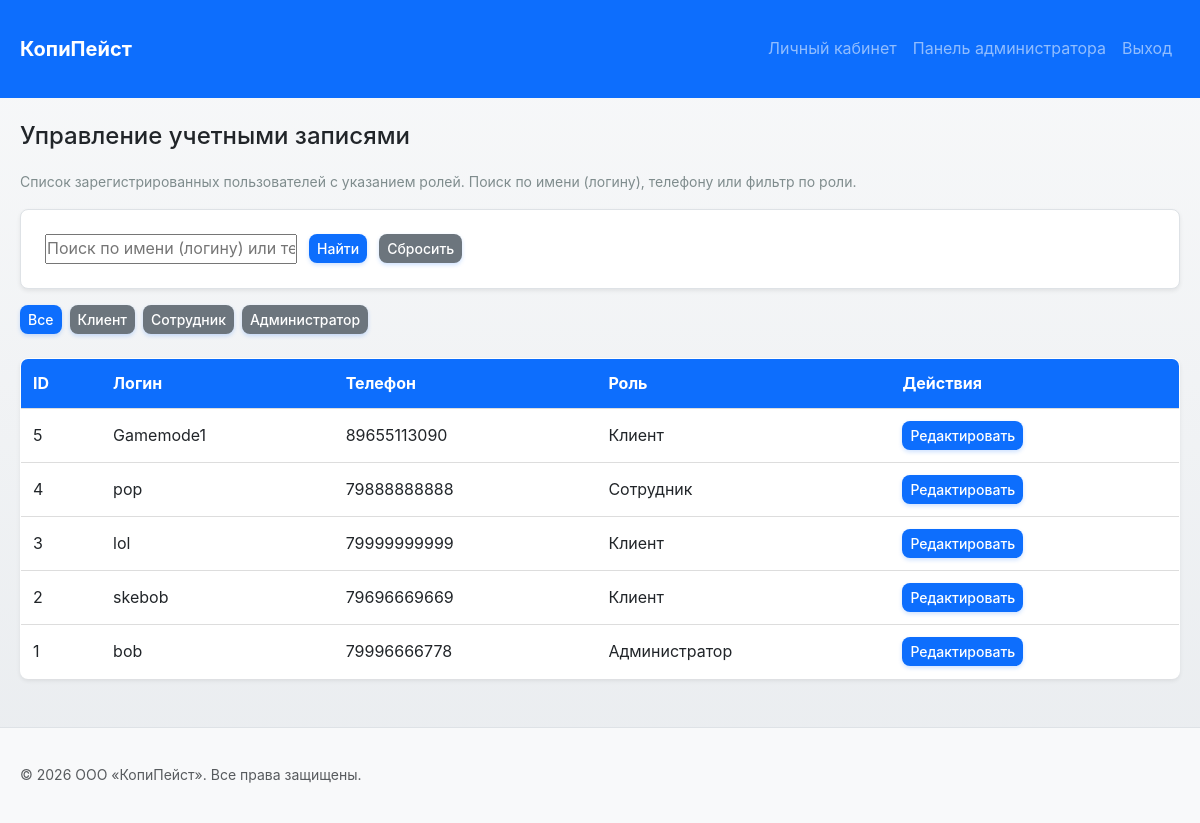
The app's page /admin/users.php (signed in) with its own data.
### tables this page shows
CREATE TABLE `role_` (
  `role_id` int NOT NULL,
  `role_name` varchar(50) NOT NULL
);

CREATE TABLE `user_` (
  `id_user` int NOT NULL,
  `login` varchar(30) NOT NULL,
  `password` varchar(255) NOT NULL,
  `phone_number` varchar(11) NOT NULL,
  `role_id` int NOT NULL,
  `location_id` int DEFAULT NULL COMMENT 'ID закрепленного копицентра для сотрудника'
);

### admin/users.php (the view, shortened to what this page needs)
<?php
require_once __DIR__ . '/../function/connect.php';
$roleFilter = $_GET['role'] ?? null;
$searchQuery = trim($_GET['search'] ?? '');
$where = [];
$params = [];
$whereClause = $where ? "WHERE " . implode(" AND ", $where) : "";
$sql = "SELECT u.*, r.role_name FROM user_ u
        JOIN role_ r ON u.role_id = r.role_id
        $whereClause
        ORDER BY u.id_user DESC";
$stmt = $pdo->prepare($sql);
$stmt->execute($params);
$users = $stmt->fetchAll();
$roles = $pdo->query("SELECT * FROM role_ ORDER BY role_id")->fetchAll();
require_once __DIR__ . '/../function/layout_start.php';
?>
        <h2>Управление учетными записями</h2>
        <p class="form-hint">Список зарегистрированных пользователей с указанием ролей. Поиск по имени (логину), телефону или фильтр по роли.</p>
        <form method="GET" class="filters-form" style="display:flex;flex-wrap:wrap;align-items:center;gap:0.75rem;margin-bottom:1rem;">
            <input type="text" name="search" placeholder="Поиск по имени (логину) или телефону" value="<?= htmlspecialchars($searchQuery) ?>" style="max-width:260px;">
            <button type="submit" class="btn btn-sm btn-primary">Найти</button>
            <a href="users.php" class="btn btn-sm btn-secondary">Сбросить</a>
        </form>
        <div class="filters">
            <a href="users.php<?= $searchQuery ? '?search=' . rawurlencode($searchQuery) : '' ?>" class="btn btn-sm <?= ($roleFilter === null || $roleFilter === '') ? 'btn-primary' : 'btn-secondary' ?>">Все</a>
            <?php foreach($roles as $role): ?>
                <a href="users.php?role=<?= $role['role_id'] ?><?= $searchQuery ? '&search=' . rawurlencode($searchQuery) : '' ?>" class="btn btn-sm <?= $roleFilter == $role['role_id'] ? 'btn-primary' : 'btn-secondary' ?>">
                    <?= htmlspecialchars($role['role_name']) ?>
                </a>
            <?php endforeach; ?>
        </div>
        <table class="data-table">
            <thead>
                <tr>
                    <th>ID</th>
                    <th>Логин</th>
                    <th>Телефон</th>
                    <th>Роль</th>
                    <th>Действия</th>
                </tr>
            </thead>
            <tbody>
                <?php foreach($users as $user): ?>
                    <tr>
                        <td><?= $user['id_user'] ?></td>
                        <td><?= htmlspecialchars($user['login']) ?></td>
                        <td><?= htmlspecialchars($user['phone_number']) ?></td>
                        <td><?= htmlspecialchars($user['role_name']) ?></td>
                        <td>
                            <a href="user_edit.php?id=<?= $user['id_user'] ?>" class="btn btn-sm btn-primary">Редактировать</a>
                        </td>
                    </tr>
                <?php endforeach; ?>
            </tbody>
        </table>
<?php require_once __DIR__ . '/../function/layout_end.php'; ?>

### css/style.css (style rules this page uses)
:root { --cp-primary: #0d6efd; --cp-primary-hover: #0b5ed7; --cp-primary-light: #cfe2ff; --cp-secondary: #6c757d; --cp-success: #198754; --cp-danger: #dc3545; --cp-warning: #ffc107; --cp-info: #0dcaf0; --cp-light: #f8f9fa; --cp-dark: #212529; --cp-gradient-primary: linear-gradient(135deg, #667eea 0%, #764ba2 100%); --cp-gradient-success: linear-gradient(135deg, #81FBB8 0%, #28C76F 100%); --cp-border: #dee2e6; --cp-border-light: #e9ecef; --cp-radius: 0.5rem; --cp-radius-sm: 0.25rem; --cp-radius-lg: 0.75rem; --cp-shadow: 0 0.125rem 0.25rem rgba(0, 0, 0, 0.075); --cp-shadow-md: 0 0.25rem 0.5rem rgba(0, 0, 0, 0.1); --cp-shadow-lg: 0 0.5rem 1rem rgba(0, 0, 0, 0.15); --cp-shadow-hover: 0 0.75rem 1.5rem rgba(0, 0, 0, 0.2); --cp-transition: all 0.3s cubic-bezier(0.4, 0, 0.2, 1); --cp-transition-fast: all 0.15s ease-in-out; --cp-font-sans: -apple-system, BlinkMacSystemFont, 'Segoe UI', Roboto, 'Helvetica Neue', Arial, sans-serif; --cp-font-mono: 'Monaco', 'Courier New', monospace; }
* { margin: 0; padding: 0; box-sizing: border-box; }
body, .site-body { font-family: var(--cp-font-sans); line-height: 1.6; color: var(--cp-dark); background: linear-gradient(to bottom, #f8f9fa 0%, #e9ecef 100%); min-height: 100vh; }
.site-main h2 { margin-bottom: 1.25rem; font-size: 1.5rem; color: var(--cp-dark); }
.btn { display: inline-flex; align-items: center; justify-content: center; gap: 0.5rem; padding: 0.625rem 1.25rem; background-color: var(--cp-primary); color: #fff; text-decoration: none; border: none; border-radius: var(--cp-radius); cursor: pointer; font-size: 1rem; font-weight: 500; transition: var(--cp-transition-fast); box-shadow: 0 2px 4px rgba(13, 110, 253, 0.2); position: relative; overflow: hidden; }
.btn::before { content: ''; position: absolute; top: 50%; left: 50%; width: 0; height: 0; border-radius: 50%; background: rgba(255, 255, 255, 0.3); transform: translate(-50%, -50%); transition: width 0.6s, height 0.6s; }
.btn-primary { background-color: var(--cp-primary); }
.btn-secondary { background-color: var(--cp-secondary); }
.btn-sm { padding: 0.25rem 0.5rem; font-size: 0.875rem; }
form { background: #fff; padding: 1.5rem; border-radius: var(--cp-radius); box-shadow: var(--cp-shadow); margin-bottom: 1.5rem; border: 1px solid var(--cp-border); }
.form-hint, .order-total-hint { font-size: 0.875rem; color: #7f8c8d; margin-bottom: 1rem; }
.data-table { width: 100%; border-collapse: collapse; background: #fff; border-radius: var(--cp-radius); overflow: hidden; box-shadow: var(--cp-shadow); border: 1px solid var(--cp-border); margin-bottom: 1.5rem; }
.data-table thead { background-color: var(--cp-primary); color: #fff; }
.data-table th, .data-table td { padding: 0.75rem; text-align: left; border-bottom: 1px solid #ddd; }
.filters { display: flex; gap: 0.5rem; flex-wrap: wrap; margin-bottom: 1.5rem; }

### records on screen
role_: role_name "Клиент"
role_: role_name "Сотрудник"
role_: role_name "Администратор"
user_: id_user "5", login "Gamemode1", phone_number "89655113090", role.role_name "Клиент"
user_: id_user "4", login "pop", phone_number "79888888888", role.role_name "Сотрудник"
user_: id_user "3", login "lol", phone_number "79999999999", role.role_name "Клиент"
user_: id_user "2", login "skebob", phone_number "79696669669", role.role_name "Клиент"
user_: id_user "1", login "bob", phone_number "79996666778", role.role_name "Администратор"
